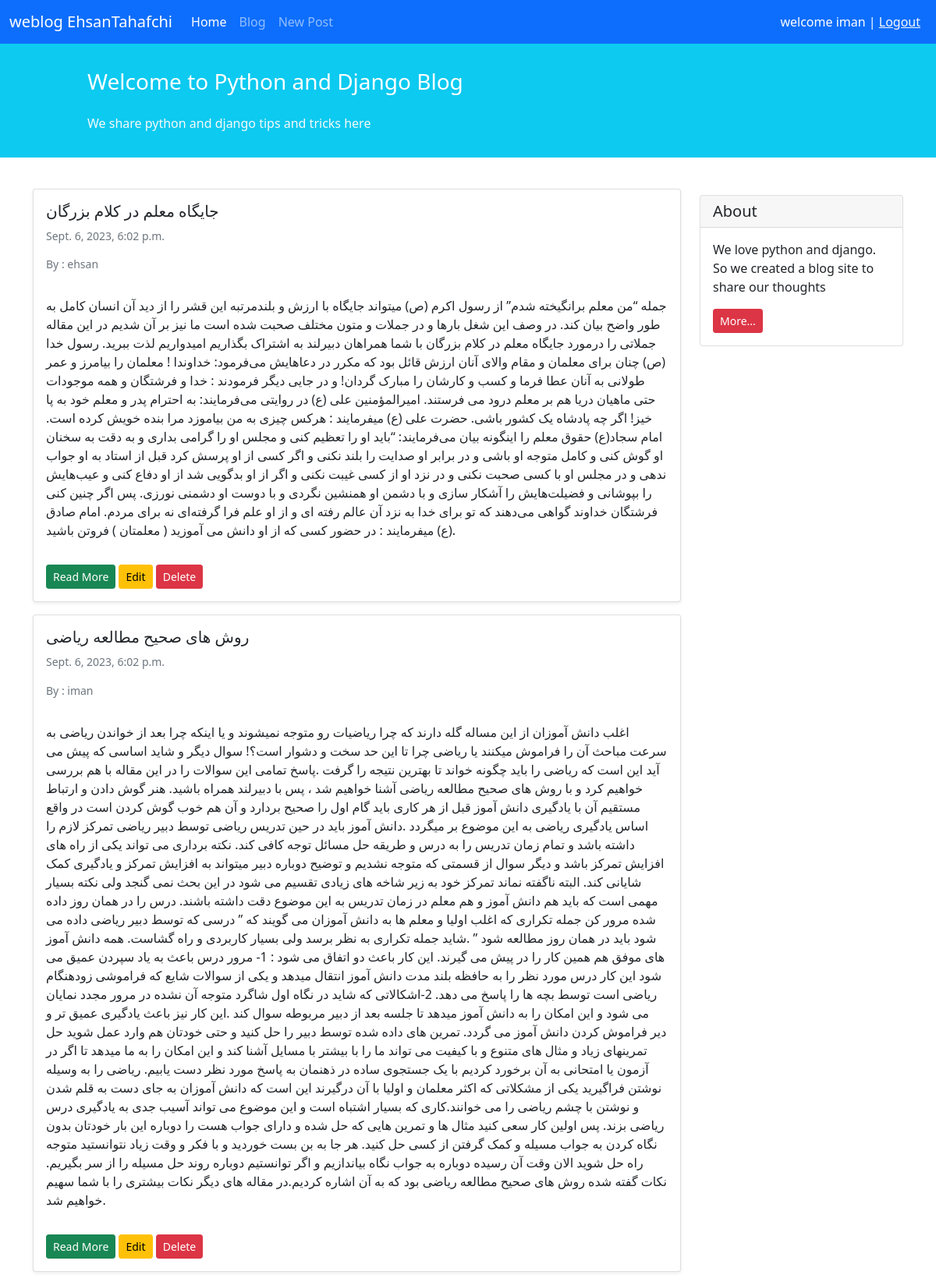
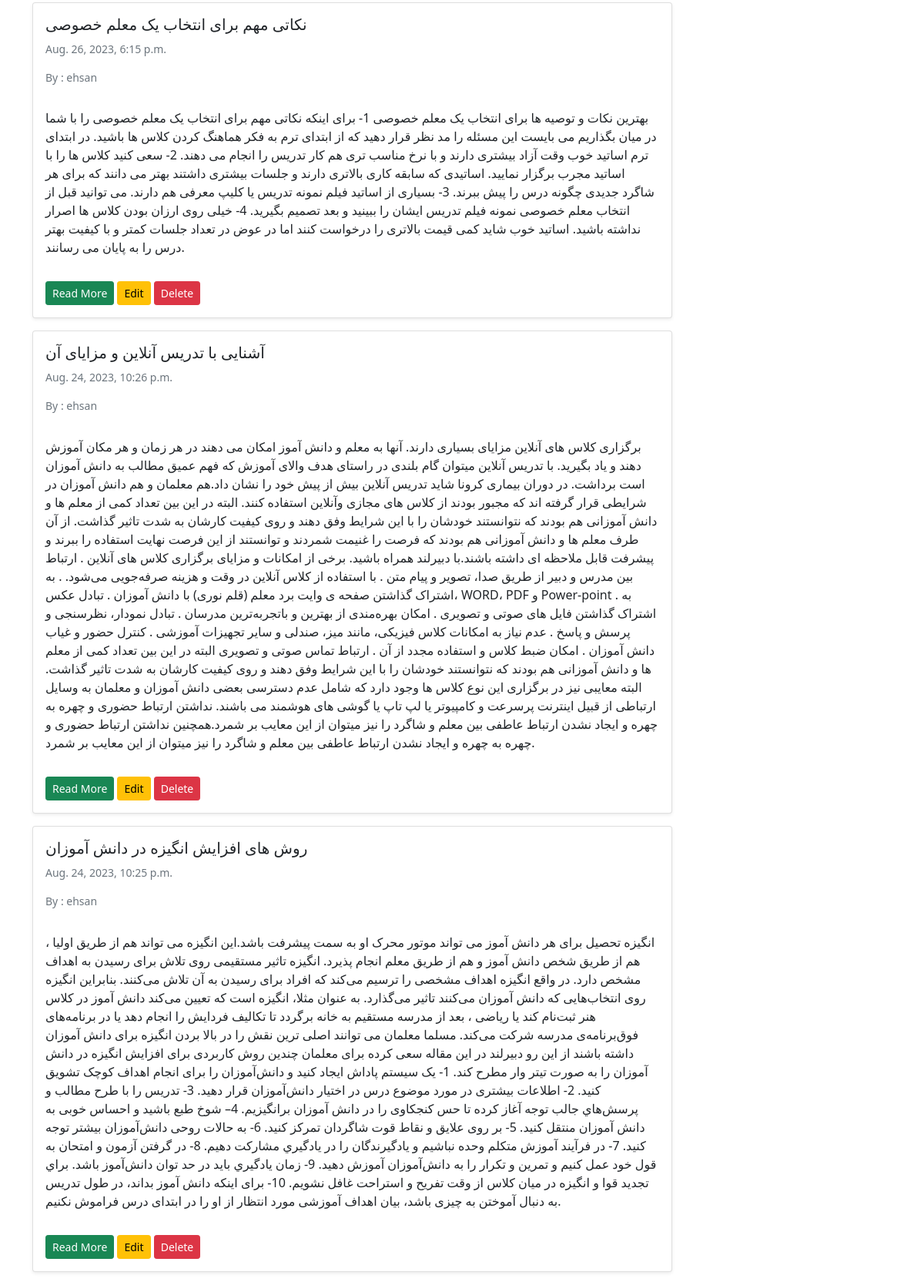
The page / (signed in, upper part) on the database its author committed (2 pictures, top to bottom).
### blog/models.py (models this page shows, shortened)
class Post(models.Model):
    STATUS_CHOICES = (
        ('Published', 'Published'),
        ('Draft', 'Draft'),
    )
    title = models.CharField(max_length=100)
    text = models.TextField()
    datetime_created = models.DateTimeField(auto_now_add=True)
    datetime_modified = models.DateTimeField(auto_now=True)
    author = models.ForeignKey('auth.User', on_delete=models.CASCADE)
    status = models.CharField(choices=STATUS_CHOICES, max_length=11)

### blog/views.py (the view)
# urls.py: path('', PostListView.as_view(), name='posts_list_view'),
class PostListView(generic.ListView):
    template_name = 'blog/posts_list.html'
    context_object_name = 'posts_list'
    def get_queryset(self):
        return Post.objects.filter(status='Published').order_by('-datetime_modified')

### blog/templates/blog/posts_list.html (shortened to what this page needs)
{% extends '_base.html' %}
{% block content %}
    <div class="container mt-4">
        <div class="row">
            <div class="col-9">
                {% for posts in posts_list %}
                    <div class="card shadow-sm my-3">
                        <div class="card-body">
                            <h5 class="card-title">{{ posts.title }}</h5>
                            <h6 class="card-subtitle mb-2 text-muted small py-2">{{ posts.datetime_modified }}</h6>
                            <h6 class="card-subtitle mb-2 text-muted small py-2"> By : {{ posts.author }}</h6>
                            <p class="card-text py-3">
                                {{ posts.text }}
                            </p>
                            <a href="{% url 'post_detail_view' posts.id %}" class="btn btn-sm btn-success">Read More</a>
                            <a href="{% url 'post_update_view' posts.id %}" class="btn btn-sm btn-warning">Edit</a>
                            <a href="{% url 'post_delete_view' posts.id %}" class="btn btn-sm btn-danger">Delete</a>
                        </div>
                    </div>
                {% endfor %}
            </div>
            <div class="col-3">
                <div class="card my-4">
                    <h5 class="card-header">About</h5>
                    <div class="card-body">
                        <p class="card-text">We love python and django. So we created a blog site to share our
                            thoughts</p>
                        <a href="#"
                           class="btn btn-sm btn-danger">
                            More...
                        </a>
                    </div>
                </div>
            </div>
        </div>
    </div>
{% endblock content %}

### templates/_base.html (shortened to what this page needs)
<!doctype html>
<html lang="en">
<head>
    <link href="https://cdn.jsdelivr.net/npm/bootstrap@5.1.3/dist/css/bootstrap.min.css" rel="stylesheet"
>
</head>
<body>
<nav class="navbar navbar-expand-lg navbar-dark bg-primary">
    <div class="container-fluid">
        <a class="navbar-brand" href="#">weblog EhsanTahafchi</a>
        <div class="collapse navbar-collapse" id="navbarNavAltMarkup">
            <div class="navbar-nav">
                <a class="nav-link active" aria-current="page" href="{% url 'posts_list_view' %}">Home</a>
                <a class="nav-link" href="{% url 'posts_list_view' %}">Blog</a>
                <a class="nav-link" href="{% url 'post_create_view' %}">New Post</a>
            </div>
        </div>
        <div class="mx-2 text-white">
            {% if user.is_authenticated %}
                welcome {{ user.username }} | <a class="text-light" href="{% url 'logout' %}">Logout</a>
            {% else %}
                <a class="text-light" href="{% url 'login' %}">Login</a>  | <a class="text-light" href="{% url 'signup' %}">SignUp</a>
            {% endif %}
        </div>
    </div>
</nav>
<div class="container-fluid bg-info">
    <div class="row py-3">
        <div class="col-md-8 col-md-10 mx-auto">
            <h3 class="my-4 mt-3 text-white">Welcome to Python and Django Blog</h3>
            <p class="text-light">We share python and django tips and tricks here</p>
        </div>
    </div>
</div>
{% block content %}
{% endblock content %}
</body>
</html>

### rows shown on the page
Post: title "جایگاه معلم در کلام بزرگان", datetime_modified "Sept. 6, 2023, 6:02 p.m.", author "ehsan", text "جمله “من معلم برانگیخته شدم” از رسول اکرم (ص) میتواند جایگاه با ارزش و بلندمرتبه این قشر را از دید آن انسان کامل به طور واضح بیان کند. در وصف این شغل بارها و در جملات و متون مختلف صحبت شده است ما نیز بر آن شدیم در این مقاله جملاتی را درمورد جایگاه معلم در کلام بزرگان با شما همراهان دبیرلند به اشتراک بگذاریم امیدواریم لذت ببرید. رسول خدا (ص) چنان برای معلمان و مقام والای آنان ارزش قائل بود که مکرر در دعاهایش می‌فرمود: خداوندا ! معلمان را بیامرز و عمر طولانی به آنان عطا فرما و کسب و کارشان را مبارک گردان! و در جایی دیگر فرمودند : خدا و فرشتگان و همه موجودات حتی ماهیان دریا هم بر معلم درود می فرستند. امیرالمؤمنین علی (ع) در روایتی می‌فرمایند: به احترام پدر و معلم خود به پا خیز! اگر چه پادشاه…"
Post: title "روش های صحیح مطالعه ریاضی", datetime_modified "Sept. 6, 2023, 6:02 p.m.", author "iman", text "اغلب دانش آموزان از این مساله گله دارند که چرا ریاضیات رو متوجه نمیشوند و یا اینکه چرا بعد از خواندن ریاضی به سرعت مباحث آن را فراموش میکنند یا ریاضی چرا تا این حد سخت و دشوار است؟! سوال دیگر و شاید اساسی که پیش می آید این است که ریاضی را باید چگونه خواند تا بهترین نتیجه را گرفت .پاسخ تمامی این سوالات را در این مقاله با هم بررسی خواهیم کرد و با روش های صحیح مطالعه ریاضی آشنا خواهیم شد ، پس با دبیرلند همراه باشید. هنر گوش دادن و ارتباط مستقیم آن با یادگیری دانش آموز قبل از هر کاری باید گام اول را صحیح بردارد و آن هم خوب گوش کردن است در واقع اساس یادگیری ریاضی به این موضوع بر میگردد .دانش آموز باید در حین تدریس ریاضی توسط دبیر ریاضی تمرکز لازم را داشته باشد و تمام زمان تدریس را به درس و طریقه…"
Post: title "نکاتی مهم برای انتخاب یک معلم خصوصی", datetime_modified "Aug. 26, 2023, 6:15 p.m.", author "ehsan", text "بهترین نکات و توصیه ها برای انتخاب یک معلم خصوصی 1- برای اینکه نکاتی مهم برای انتخاب یک معلم خصوصی را با شما در میان بگذاریم می بایست این مسئله را مد نظر قرار دهید که از ابتدای ترم به فکر هماهنگ کردن کلاس ها باشید. در ابتدای ترم اساتید خوب وقت آزاد بیشتری دارند و با نرخ مناسب تری هم کار تدریس را انجام می دهند. 2- سعی کنید کلاس ها را با اساتید مجرب برگزار نمایید. اساتیدی که سابقه کاری بالاتری دارند و جلسات بیشتری داشتند بهتر می دانند که برای هر شاگرد جدیدی چگونه درس را پیش ببرند. 3- بسیاری از اساتید فیلم نمونه تدریس یا کلیپ معرفی هم دارند. می توانید قبل از انتخاب معلم خصوصی نمونه فیلم تدریس ایشان را ببینید و بعد تصمیم بگیرید. 4- خیلی روی ارزان بودن کلاس ها اصرار نداشته باشید. اساتید خوب شاید…"
Post: title "آشنایی با تدریس آنلاین و مزایای آن", datetime_modified "Aug. 24, 2023, 10:26 p.m.", author "ehsan", text "برگزاری کلاس های آنلاین مزایای بسیاری دارند. آنها به معلم و دانش آموز امکان می دهند در هر زمان و هر مکان آموزش دهند و یاد بگیرید. با تدریس آنلاین میتوان گام بلندی در راستای هدف والای آموزش که فهم عمیق مطالب به دانش آموزان است برداشت. در دوران بیماری کرونا شاید تدریس آنلاین بیش از پیش خود را نشان داد.هم معلمان و هم دانش آموزان در شرایطی قرار گرفته اند که مجبور بودند از کلاس های مجازی وآنلاین استفاده کنند. البته در این بین تعداد کمی از معلم ها و دانش آموزانی هم بودند که نتوانستند خودشان را با این شرایط وفق دهند و روی کیفیت کارشان به شدت تاثیر گذاشت. از آن طرف معلم ها و دانش آموزانی هم بودند که فرصت را غنیمت شمردند و توانستند از این فرصت نهایت استفاده را ببرند و پیشرفت قابل ملاحظه ای داشته…"
Post: title "روش های افزایش انگیزه در دانش آموزان", datetime_modified "Aug. 24, 2023, 10:25 p.m.", author "ehsan", text "انگیزه تحصیل برای هر دانش آموز می تواند موتور محرک او به سمت پیشرفت باشد.این انگیزه می تواند هم از طریق اولیا ، هم از طریق شخص دانش آموز و هم از طریق معلم انجام پذیرد. انگیزه تاثیر مستقیمی روی تلاش برای رسیدن به اهداف مشخص دارد. در واقع انگیزه اهداف مشخصی را ترسیم می‌کند که افراد برای رسیدن به آن تلاش می‌کنند. بنابراین انگیزه روی انتخاب‌هایی که دانش آموزان می‌کنند تاثیر می‌گذارد. به عنوان مثلا، انگیزه است که تعیین می‌کند دانش‌ آموز در کلاس هنر ثبت‌نام کند یا ریاضی ، بعد از مدرسه مستقیم به خانه برگردد تا تکالیف فردایش را انجام دهد یا در برنامه‌های فوق‌برنامه‌ی مدرسه شرکت می‌کند. مسلما معلمان می توانند اصلی ترین نقش را در بالا بردن انگیزه برای دانش آموزان داشته باشند از این رو دبیرلند در این…"

### other values the page prints
{{ user.username }} "iman"
